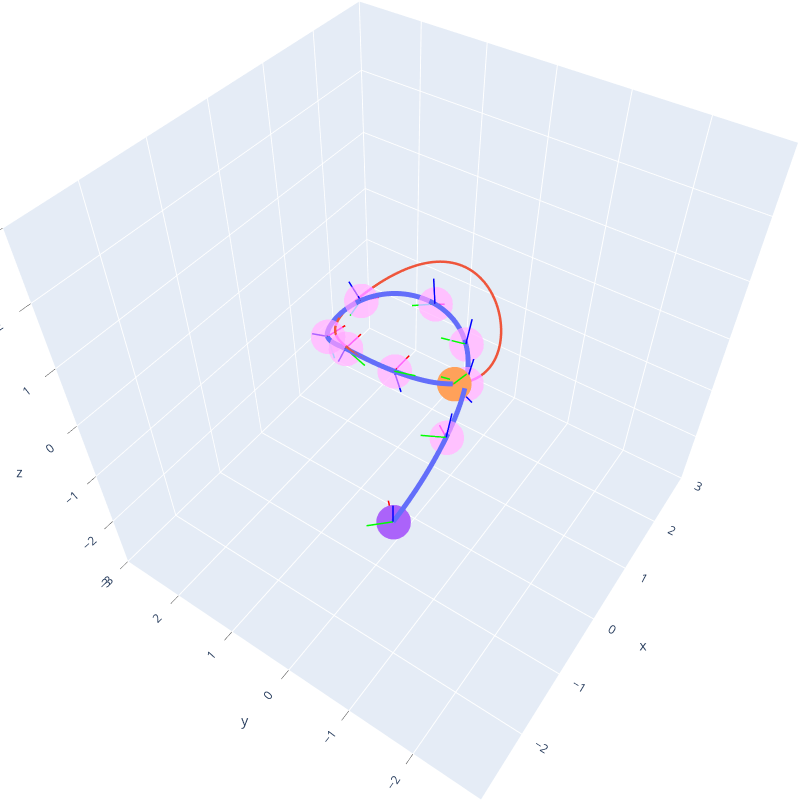

The notebook cell this image was saved under:
### Markdown cell above
## Trajectory plot

<div style="background-color: #282c34; color: #98c329; padding: 10px; border-radius: 5px;">
⚠️ <b>Editable Section:</b> Feel free to modify the cell below.
</div>

> **NOTE:** Many of the defined parameters are for the aesthetics of the Plotly figure.

### Code cell
# Convert the lists to numpy arrays as expected by the function
coordinates = np.array([H[:3, 3] for H in H_hist])
orientations = np.array([H[:3, :3] for H in H_hist])
field_values = np.array([vf[:3, 0] for vf in vector_field_hist])
curve_positions = np.array([c[:3, 3] for c in curve])

# Define the first and last ball to plot (the first and last states)
final_ball = 499 # 499 for 1st, 970 for 2nd, 1450 for 3rd
init_ball = 0  # 0 for 1st, 499 for 2nd, 970 for 3rd

# Define the ticks for the plot
xticks = [-3, 3]
yticks = [-3, 3]
zticks = [-3, 3]

# Adjusts the size of each line of the frame representation
frame_scale = [abs(xticks[1] - xticks[0]), abs(yticks[1] - yticks[0]), abs(zticks[1] - zticks[0])]
frame_scale = .3 * 1/(np.max(frame_scale) / frame_scale)

# Create the figure
fig = vector_field_plot(coordinates, field_values, orientations, curve_positions, 
                        init_ball=init_ball, final_ball=final_ball, 
                        curr_path_style="solid", prev_path_style="dash", 
                        ball_size=12, curve_width=5, path_width=10, 
                        frame_scale=frame_scale, frame_width=3,
                        sizemode="absolute", sizeref=3e-2, anchor="tail",)

# Figure layout parameters
eye = {'x': -1.1895395264042192, 'y': -0.7763234687127192,'z': 1.4869053271198966}
center = {'x': 0.03903242065155699, 'y': 0.07130795959536744, 'z': -0.13962461747321292}
camera = dict(eye=eye, center=center, up=dict(x=0, y=0, z=1))
args = dict(
    margin=dict(t=0, b=0, r=0, l=0, pad=0),
    scene_camera=camera,
    showlegend=False,
    scene_aspectmode="cube",
    scene_yaxis=dict(
        range=yticks,
        ticks="outside",
    ),
    scene_zaxis=dict(
        range=zticks,
        ticks="outside",
    ),
    scene_xaxis=dict(
        range=xticks,
    ),
    width=800,
    height=800,
)
fig.update_layout(**args)

# Show the figure
fig.show()

### Figure 1 — Plotly figure (JSON) as saved in the notebook; plotly's stock layout.template omitted (floating-point values rounded to 4 significant figures; data arrays with more than 128 entries replaced by an {"elided": "..."} marker saying what was removed)
{"data": [{"line": {"color": "#EF553B", "width": 5}, "mode": "lines", "type": "scatter3d", "x": {"elided": "5000 float values"}, "y": {"elided": "5000 float values"}, "z": {"elided": "5000 float values"}}, {"line": {"color": "#636EFA", "dash": "solid", "width": 10}, "mode": "lines", "type": "scatter3d", "x": {"elided": "499 float values"}, "y": {"elided": "499 float values"}, "z": {"elided": "499 float values"}}, {"anchor": "tail", "colorscale": [[0, "#19D3F3"], [1, "#19D3F3"]], "showscale": false, "sizemode": "absolute", "sizeref": 0.03, "type": "cone", "u": [1.358, 1.158, 0.7898, -0.218, -0.2921, 0.3864, 1.25, 0.7108, -0.6254, -1.257], "v": [-0.3548, -0.0583, 0.1185, -0.03343, -1.817, -2.671, -1.195, -0.308, -0.2899, -1.09], "w": [-0.1151, -0.1412, 0.02189, 0.1745, 1.534, -0.6741, -1.392, -0.2414, 0.1898, 1.321], "x": [-1.984, -0.6587, 0.03585, 0.009945, -0.7934, -0.9514, -0.1315, 0.8288, 0.8651, -0.07346], "y": [-1.007, -1.029, -0.6041, 0.6148, 0.7098, -0.3109, -0.9919, -0.5597, 0.501, 0.9972], "z": [0.02009, 0.836, 1.1, 1.13, 0.9404, 1.162, 0.8067, 1.074, 1.099, 0.8014]}, {"line": {"color": "red", "width": 3}, "mode": "lines", "type": "scatter3d", "x": [-1.984, -1.773], "y": [-1.007, -0.7948], "z": [0.02009, 0.01767]}, {"line": {"color": "lime", "width": 3}, "mode": "lines", "type": "scatter3d", "x": [-1.984, -2.197], "y": [-1.007, -0.7956], "z": [0.02009, 0.02187]}, {"line": {"color": "blue", "width": 3}, "mode": "lines", "type": "scatter3d", "x": [-1.984, -1.981], "y": [-1.007, -1.007], "z": [0.02009, 0.3201]}, {"line": {"color": "red", "width": 3}, "mode": "lines", "type": "scatter3d", "x": [-1.095, -0.9066], "y": [-1.116, -0.9081], "z": [0.6921, 0.5863]}, {"line": {"color": "lime", "width": 3}, "mode": "lines", "type": "scatter3d", "x": [-1.095, -1.289], "y": [-1.116, -0.9002], "z": [0.6921, 0.7705]}, {"line": {"color": "blue", "width": 3}, "mode": "lines", "type": "scatter3d", "x": [-1.095, -0.965], "y": [-1.116, -1.097], "z": [0.6921, 0.9617]}, {"line": {"color": "red", "width": 3}, "mode": "lines", "type": "scatter3d", "x": [-0.4362, -0.2459], "y": [-0.9514, -0.7887], "z": [0.8934, 0.728]}, {"line": {"color": "lime", "width": 3}, "mode": "lines", "type": "scatter3d", "x": [-0.4362, -0.5763], "y": [-0.9514, -0.7003], "z": [0.8934, 0.9791]}, {"line": {"color": "blue", "width": 3}, "mode": "lines", "type": "scatter3d", "x": [-0.4362, -0.2513], "y": [-0.9514, -0.9285], "z": [0.8934, 1.129]}, {"line": {"color": "red", "width": 3}, "mode": "lines", "type": "scatter3d", "x": [-0.02952, 0.1821], "y": [-0.6886, -0.5941], "z": [1.054, 0.8637]}, {"line": {"color": "lime", "width": 3}, "mode": "lines", "type": "scatter3d", "x": [-0.02952, -0.1305], "y": [-0.6886, -0.4074], "z": [1.054, 1.081]}, {"line": {"color": "blue", "width": 3}, "mode": "lines", "type": "scatter3d", "x": [-0.02952, 0.1576], "y": [-0.6886, -0.6437], "z": [1.054, 1.284]}, {"line": {"color": "red", "width": 3}, "mode": "lines", "type": "scatter3d", "x": [0.171, 0.408], "y": [-0.1196, -0.1122], "z": [1.244, 1.06]}, {"line": {"color": "lime", "width": 3}, "mode": "lines", "type": "scatter3d", "x": [0.171, 0.08542], "y": [-0.1196, 0.1502], "z": [1.244, 1.144]}, {"line": {"color": "blue", "width": 3}, "mode": "lines", "type": "scatter3d", "x": [0.171, 0.3338], "y": [-0.1196, 0.01151], "z": [1.244, 1.459]}, {"line": {"color": "red", "width": 3}, "mode": "lines", "type": "scatter3d", "x": [-0.0949, 0.1751], "y": [0.784, 0.706], "z": [1.037, 0.9323]}, {"line": {"color": "lime", "width": 3}, "mode": "lines", "type": "scatter3d", "x": [-0.0949, -0.1613], "y": [0.784, 0.9095], "z": [1.037, 0.7729]}, {"line": {"color": "blue", "width": 3}, "mode": "lines", "type": "scatter3d", "x": [-0.0949, 0.01772], "y": [0.784, 1.045], "z": [1.037, 1.133]}, {"line": {"color": "red", "width": 3}, "mode": "lines", "type": "scatter3d", "x": [-0.6609, -0.3654], "y": [0.8774, 0.8316], "z": [0.8262, 0.8017]}, {"line": {"color": "lime", "width": 3}, "mode": "lines", "type": "scatter3d", "x": [-0.6609, -0.7022], "y": [0.8774, 0.7558], "z": [0.8262, 0.555]}, {"line": {"color": "blue", "width": 3}, "mode": "lines", "type": "scatter3d", "x": [-0.6609, -0.6295], "y": [0.8774, 1.148], "z": [0.8262, 0.7002]}, {"line": {"color": "red", "width": 3}, "mode": "lines", "type": "scatter3d", "x": [-0.9442, -0.6443], "y": [0.3789, 0.3762], "z": [1.126, 1.12]}, {"line": {"color": "lime", "width": 3}, "mode": "lines", "type": "scatter3d", "x": [-0.9442, -0.9492], "y": [0.3789, 0.1019], "z": [1.126, 1.011]}, {"line": {"color": "blue", "width": 3}, "mode": "lines", "type": "scatter3d", "x": [-0.9442, -0.9491], "y": [0.3789, 0.4941], "z": [1.126, 0.8494]}, {"line": {"color": "red", "width": 3}, "mode": "lines", "type": "scatter3d", "x": [-0.9514, -0.6514], "y": [-0.3109, -0.311], "z": [1.162, 1.162]}, {"line": {"color": "lime", "width": 3}, "mode": "lines", "type": "scatter3d", "x": [-0.9514, -0.9516], "y": [-0.3109, -0.5959], "z": [1.162, 1.255]}, {"line": {"color": "blue", "width": 3}, "mode": "lines", "type": "scatter3d", "x": [-0.9514, -0.9513], "y": [-0.3109, -0.4043], "z": [1.162, 0.8765]}, {"line": {"color": "red", "width": 3}, "mode": "lines", "type": "scatter3d", "x": [-0.5327, -0.2327], "y": [-0.8473, -0.8474], "z": [0.9133, 0.9135]}, {"line": {"color": "lime", "width": 3}, "mode": "lines", "type": "scatter3d", "x": [-0.5327, -0.5329], "y": [-0.8473, -1.007], "z": [0.9133, 1.168]}, {"line": {"color": "blue", "width": 3}, "mode": "lines", "type": "scatter3d", "x": [-0.5327, -0.5328], "y": [-0.8473, -1.101], "z": [0.9133, 0.754]}, {"marker": {"color": "#AB63FA", "size": 12}, "mode": "markers", "type": "scatter3d", "x": [-1.984], "y": [-1.007], "z": [0.02009]}, {"marker": {"color": "rgba(172, 99, 250, 0.6)", "size": 12}, "mode": "markers", "type": "scatter3d", "x": [-1.095], "y": [-1.116], "z": [0.6921]}, {"marker": {"color": "rgba(172, 99, 250, 0.6)", "size": 12}, "mode": "markers", "type": "scatter3d", "x": [-0.4362], "y": [-0.9514], "z": [0.8934]}, {"marker": {"color": "rgba(172, 99, 250, 0.6)", "size": 12}, "mode": "markers", "type": "scatter3d", "x": [-0.02952], "y": [-0.6886], "z": [1.054]}, {"marker": {"color": "rgba(172, 99, 250, 0.6)", "size": 12}, "mode": "markers", "type": "scatter3d", "x": [0.171], "y": [-0.1196], "z": [1.244]}, {"marker": {"color": "rgba(172, 99, 250, 0.6)", "size": 12}, "mode": "markers", "type": "scatter3d", "x": [-0.0949], "y": [0.784], "z": [1.037]}, {"marker": {"color": "rgba(172, 99, 250, 0.6)", "size": 12}, "mode": "markers", "type": "scatter3d", "x": [-0.6609], "y": [0.8774], "z": [0.8262]}, {"marker": {"color": "rgba(172, 99, 250, 0.6)", "size": 12}, "mode": "markers", "type": "scatter3d", "x": [-0.9442], "y": [0.3789], "z": [1.126]}, {"marker": {"color": "rgba(172, 99, 250, 0.6)", "size": 12}, "mode": "markers", "type": "scatter3d", "x": [-0.9514], "y": [-0.3109], "z": [1.162]}, {"marker": {"color": "#FFA15A", "size": 12}, "mode": "markers", "type": "scatter3d", "x": [-0.5327], "y": [-0.8473], "z": [0.9133]}], "layout": {"height": 800, "margin": {"b": 0, "l": 0, "pad": 0, "r": 0, "t": 0}, "scene": {"aspectmode": "cube", "camera": {"center": {"x": 0.03903, "y": 0.07131, "z": -0.1396}, "eye": {"x": -1.19, "y": -0.7763, "z": 1.487}, "up": {"x": 0, "y": 0, "z": 1}}, "xaxis": {"range": [-3, 3]}, "yaxis": {"range": [-3, 3], "ticks": "outside"}, "zaxis": {"range": [-3, 3], "ticks": "outside"}}, "showlegend": false, "width": 800}}
